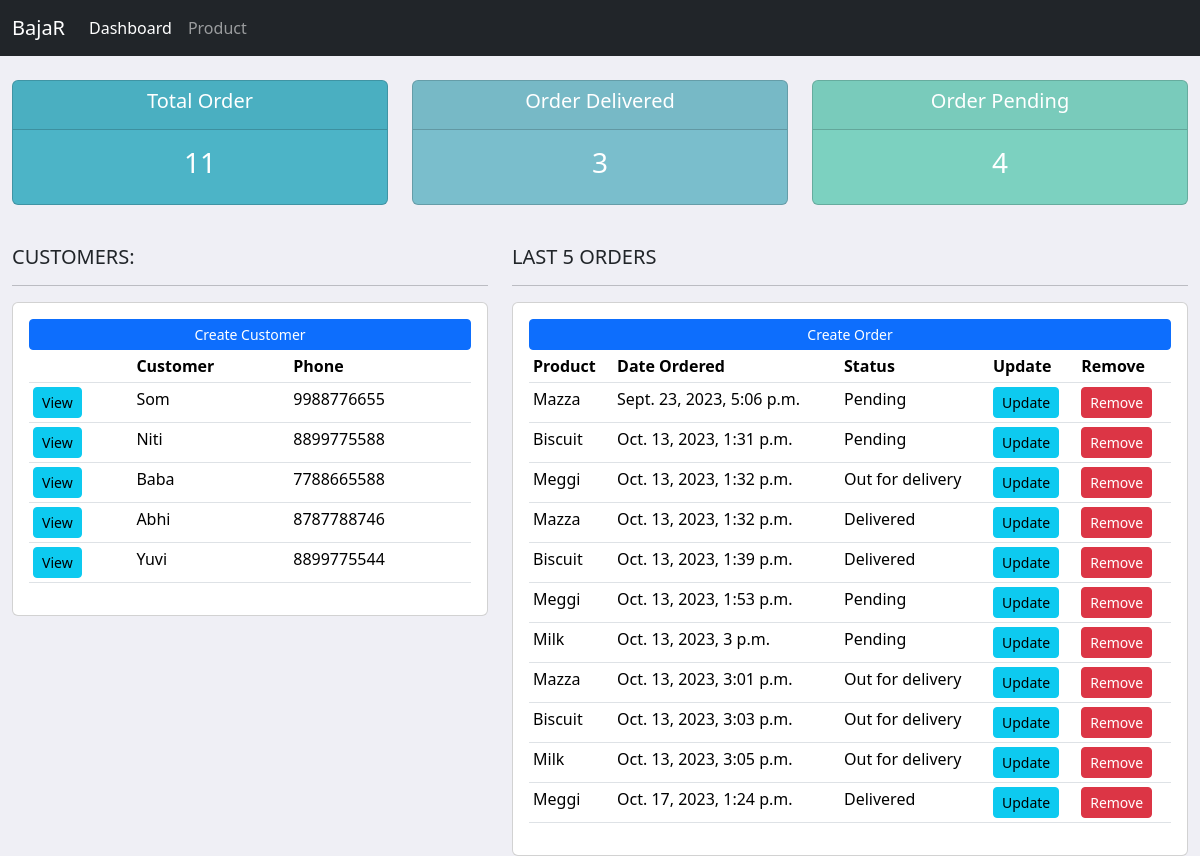
The page / on the database its author committed.
### try_3/models.py (models this page shows, shortened)
class Customer(models.Model):
    name=models.CharField(max_length=50,null=True)
    phone=models.CharField(max_length=11,null=True)
    email=models.EmailField()
    date_created=models.DateTimeField(auto_now_add=True,null=True)

class Order(models.Model):
    STATUS=(
        ('Pending','Pending'),
        ('Out for delivery','Out for delivery'),
        ('Delivered','Delivered'),
    )
    customer=models.ForeignKey(Customer,null=True,on_delete=models.SET_NULL)
    product=models.ForeignKey(Product,null=True,on_delete=models.SET_NULL)
    date_created=models.DateTimeField(auto_now_add=True,null=True)
    status=models.CharField(max_length=50,null=True,choices=STATUS)

class Product(models.Model):
    CATEGORY=(
        ('Indoor','Indoor'),
        ('Out Door','Out Door'),
    )
    name=models.CharField(max_length=50,null=True)
    price=models.FloatField()
    category=models.CharField(max_length=50,null=True,blank=CATEGORY)
    description=models.CharField(max_length=200,null=True,blank=True)
    date_created=models.DateTimeField(auto_now_add=True,null=True)
    tags=models.ManyToManyField(Tags)
    def __str__(self):
        return self.name

### try_3/views.py (the view)
# urls.py: path('',views.dashboard,name='home'),
def dashboard(request):
    orders=Order.objects.all()
    customer=Customer.objects.all()
    total_order=orders.count()
    deliver=orders.filter(status='Delivered').count()
    pending=orders.filter(status='Pending').count()
    context={
        'orders':orders,
        'customer':customer,
        'total_order':total_order,
        'deliver':deliver,
        'pending':pending,
    }
    return render(request,'dashboard.html',context)

### templates/dashboard.html
{% extends 'base.html' %}
{% block content %}
{% include 'status.html' %}
<div class="row">
    <div class="col-md-5">
        <h5>CUSTOMERS:</h5>
        <hr>
        <div class="card card-body">
            <a class="btn btn-primary btn-sm btn-block" href="#">Create Customer</a>
            <table class="table table-sm">
              <tr>
                <th></th>
                <th>Customer</th>
                <th>Phone</th>
              </tr>
              {% for customer in customer %}
              <tr>
                <td><a class="btn btn-sm btn-info" href="{% url 'customer' customer.id %}" >View</a></td>
                <td>{{customer.name}}</td>
                <td>{{customer.phone}}</td>
              </tr>
              {% endfor %}
            </table>
        </div>
    </div>
    <div class="col-md-7">
        <h5>LAST 5 ORDERS</h5>
        <hr>
        <div class="card card-body">
            <a class="btn btn-primary btn-sm btn-block" href="{% url 'create_order' %}">Create Order</a>
            <table class="table table-sm">
                <tr>
                    <th>Product</th>
                    <th>Date Ordered</th>
                    <th>Status</th>
                    <th>Update</th>
                    <th>Remove</th>
                </tr>
                {% for order in orders %}
                <tr>
                    <td>{{order.product}}</td>
                    <td>{{order.date_created}}</td>
                    <td>{{order.status}}</td>
                    <td><a class="btn btn-sm btn-info" href="{% url 'update_order' order.id %}">Update</a></td>
                    <td><a class="btn btn-sm btn-danger" href="{% url 'delete_order' order.id %}">Remove</a></td>
                </tr>
                {% endfor %}
            </table>
        </div>
    </div>
</div>
{% endblock %}

### templates/base.html (shortened to what this page needs)
<!DOCTYPE html>
<html lang="en">
    {% load static %}
<head>
    <link href="https://cdn.jsdelivr.net/npm/bootstrap@5.3.2/dist/css/bootstrap.min.css" rel="stylesheet">
    <link rel="stylesheet" type="text/css" href="{% static 'css/main.css' %}">
</head>
<body>
    {% include 'navbar.html' %}
   <div class="container-fluid">
    {% block content %}
    {% endblock %}
   </div>
</body>
</html>

### templates/navbar.html (shortened to what this page needs)
{% load static %}
<nav class="navbar navbar-expand-lg navbar-dark bg-dark">
    <div class="container-fluid">
      <a class="navbar-brand" href="{% url 'home' %}">BajaR</a>
      <div class="collapse navbar-collapse" id="navbarNav">
        <ul class="navbar-nav">
          <li class="nav-item">
            <a class="nav-link active" aria-current="page" href="{% url 'home' %}">Dashboard</a>
          </li>
          <li class="nav-item">
            <a class="nav-link" href="{% url 'product' %}">Product</a>
          </li>
        </ul>
      </div>
    </div>
  </nav>

### templates/status.html
<div class="row my-4">
    <div class="col">
        <div class="col-md">
            <div class="card text-center text-white mb-3" id="total-order">
               <div class="card-header">
                   <h5 class="card-title">Total Order</h5>
                </div>
           <div class="card-body">
               <h3 class="card-title">{{total_order}}</h3>
                </div>
           </div>
       </div>
   </div>
    <div class="col">
         <div class="col-md">
             <div class="card text-center text-white mb-3" id="order-delivered">
                <div class="card-header">
                    <h5 class="card-title">Order Delivered</h5>
                 </div>
            <div class="card-body">
                <h3 class="card-title">{{deliver}}</h3>
                 </div>
            </div>
        </div>
    </div>
    <div class="col">
        <div class="col-md">
            <div class="card text-center text-white mb-3" id="order-pending">
                <div class="card-header">
                    <h5 class="card-title">Order Pending</h5>
                </div>
                <div class="card-body">
                <h3 class="card-title">{{pending}}</h3>
                </div>
            </div>
        </div>
    </div>
</div>

### static/css/main.css (style rules this page uses)
body { background-color: #efeff5; }
#total-order { background-color: #4cb4c7; }
#order-delivered { background-color: #7abecc; }
#order-pending { background-color: #7CD1C0; }

### rows shown on the page
Customer: name "Som", phone "9988776655"
Customer: name "Niti", phone "8899775588"
Customer: name "Baba", phone "7788665588"
Customer: name "Abhi", phone "8787788746"
Customer: name "Yuvi", phone "8899775544"
Order: product "Mazza", date_created "Sept. 23, 2023, 5:06 p.m.", status "Pending"
Order: product "Biscuit", date_created "Oct. 13, 2023, 1:31 p.m.", status "Pending"
Order: product "Meggi", date_created "Oct. 13, 2023, 1:32 p.m.", status "Out for delivery"
Order: product "Mazza", date_created "Oct. 13, 2023, 1:32 p.m.", status "Delivered"
Order: product "Biscuit", date_created "Oct. 13, 2023, 1:39 p.m.", status "Delivered"
Order: product "Meggi", date_created "Oct. 13, 2023, 1:53 p.m.", status "Pending"
Order: product "Milk", date_created "Oct. 13, 2023, 3 p.m.", status "Pending"
Order: product "Mazza", date_created "Oct. 13, 2023, 3:01 p.m.", status "Out for delivery"
Order: product "Biscuit", date_created "Oct. 13, 2023, 3:03 p.m.", status "Out for delivery"
Order: product "Milk", date_created "Oct. 13, 2023, 3:05 p.m.", status "Out for delivery"
Order: product "Meggi", date_created "Oct. 17, 2023, 1:24 p.m.", status "Delivered"

### other values the page prints
{{ total_order }} "11"
{{ deliver }} "3"
{{ pending }} "4"
